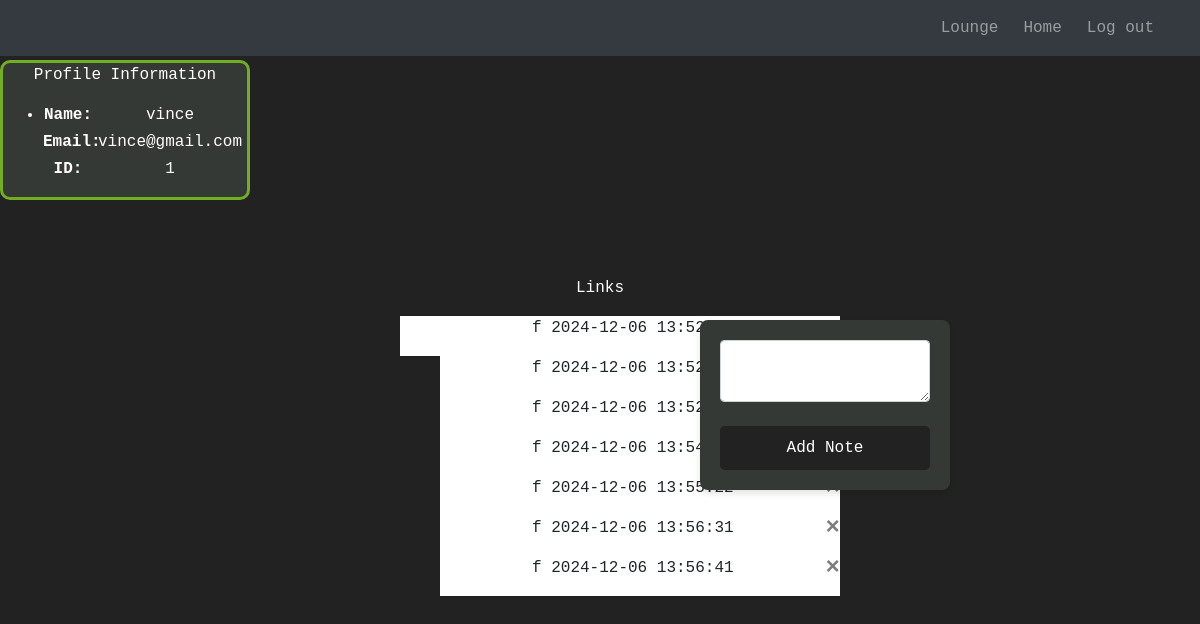
The page / (signed in) on the database its author committed.
### website/models.py (models this page shows)
class Note(db.Model):
    id = db.Column(db.Integer, primary_key=True)
    data = db.Column(db.String(10000))
    date = db.Column(db.DateTime(timezone=True), default=func.now())
    user_id = db.Column(db.Integer, db.ForeignKey('user.id'))

class User(db.Model, UserMixin):
    id = db.Column(db.Integer, primary_key=True)
    email = db.Column(db.String(150), unique=True)
    password = db.Column(db.String(150))
    first_name = db.Column(db.String(150))
    notes = db.relationship('Note')
    chats = db.relationship('Chat')

### website/views.py (the view, shortened to what this page needs)
@views.route('/', methods=['GET', 'POST'])
@login_required
def home():
    return render_template("home.html", user=current_user)

### website/__init__.py (called while the page is built)
def create_app():
    app = Flask(__name__)
    app.config['SECRET_KEY'] = 'DSA Group 4'
    app.config['SQLALCHEMY_DATABASE_URI'] = f'sqlite:///{DB_NAME}'
    db.init_app(app)
    from .views import views
    from .auth import auth
    app.register_blueprint(views, url_prefix='/')
    app.register_blueprint(auth, url_prefix='/')
    from .models import User, Note
    with app.app_context():
        db.create_all()
    login_manager = LoginManager()
    login_manager.login_view = 'auth.login'
    login_manager.init_app(app)
    @login_manager.user_loader
    def load_user(id):
        return User.query.get(int(id))
    return app

### website/templates/home.html (shortened to what this page needs)
{% extends "base.html" %}
{% block content %}
<div align="center" class="input-block">
  <p class="links">Links</p>
  <ul class="data-list" id="notes">
    {% for note in user.notes %}
    <li class="data-list">
      {{ note.data }}
      {{ note.date }}
      <button type="button" class="close" onClick="deleteNote({{ note.id }})">
        <span aria-hidden="true">&times;</span>
      </button>
    </li>
    {% endfor %}
  </ul>
</div>
<div align="center" class="link-container">
  <div class="profile">
    <p align="center" class="profile-title">Profile Information</p>
    <ul align="center" class="list-group list-group-flush" id="users">
      <li class="profile-table">
        <div class="profile-row">
          <div class="profile-label">Name:</div>
          <div class="profile-data">{{ user.first_name }}</div>
        </div>
        <div class="profile-row">
          <div class="profile-label">Email:</div>
          <div class="profile-data">{{ user.email }}</div>
        </div>
        <div class="profile-row">
          <div class="profile-label">ID:</div>
          <div class="profile-data">{{ user.id }}</div>
        </div>
      </li>
    </ul>
  </div>
</div>
<div class="button-block">
  <form method="POST">
    <textarea name="note" id="note" class="form-control" required></textarea>
    <br />
    <div align="center">
      <button type="submit" class="btn btn-primary">Add Note</button>
    </div>
  </form>
</div>
{% endblock %}

### website/static/sign_up.css (style rules this page uses)
body { font-family: monospace, monospace; background-color: #222222; margin: 0; padding: 0; display: flex; justify-content: center; align-items: center; height: 100vh; }
form { background-color: #353935; padding: 20px; border-radius: 8px; box-shadow: 0 4px 6px rgba(0, 0, 0, 0.1); width: 100%; max-width: 400px; margin: auto; }
button[type="submit"] { width: 100%; padding: 10px; background-color: #222222; color: #ffffff; border: none; border-radius: 5px; font-size: 16px; cursor: pointer; transition: background-color 0.3s; }
body { padding-top: 56px; }
.profile-table { color: #ffffff; margin-left: 40px; }
.profile-data { color: #ffffff; margin: auto; }
.profile { position: fixed; left: 10px; bottom: 20px; width: 300px; border: 3px solid #222222; border-radius:10px; background-color: #353935; }
.profile-title { color: #ffffff; }

### website/static/home.css (style rules this page uses)
.links { color: #ffffff; background-color: #222222; }
.profile { position: fixed; top: 60px; left: 0; width: 250px; height:140px; border: 3px solid #73AD21; }
.profile-row { display: flex; margin-bottom: 3px; }
.profile-label { font-weight: bold; width: 50px; }
.data-list { background-color: white; width:400px; height:40px; }
.button-block { position: fixed; top: 320px; right: 250px; width: 250px; height:140px; }
.link-container { position: fixed; }
.data-list { list-style: none; }

### rows shown on the page
Note: data "f", date "2024-12-06 13:52:19"
Note: data "f", date "2024-12-06 13:52:21"
Note: data "f", date "2024-12-06 13:52:22"
Note: data "f", date "2024-12-06 13:54:00"
Note: data "f", date "2024-12-06 13:55:22"
Note: data "f", date "2024-12-06 13:56:31"
Note: data "f", date "2024-12-06 13:56:41"
User: first_name "vince", email "vince@gmail.com", id "1"
